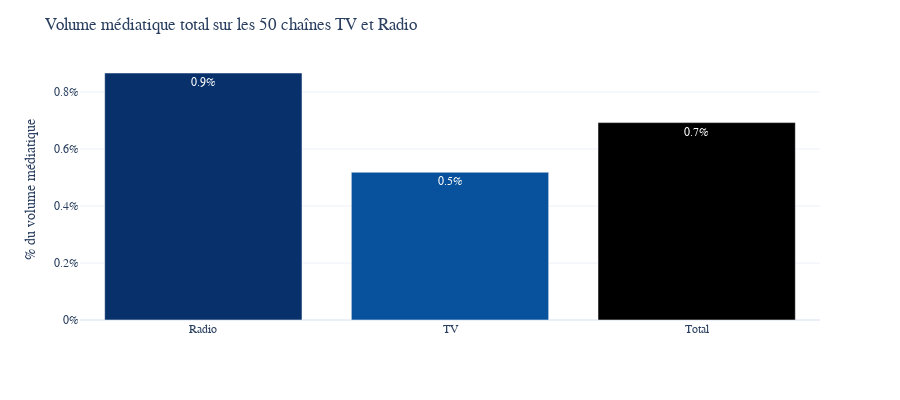

Source (notebook cell):
### Code cell
fig = px.bar(media_time.reset_index(),x = "index",y = "media_part",height = 400,text_auto = ".1%")
fig.update_layout(yaxis_tickformat='0%',
                  title = "Volume médiatique total sur les 50 chaînes TV et Radio",
                  font_family="Poppins",yaxis_title="% du volume médiatique",xaxis_title = "")
fig.update_traces(marker_color=[COLOR_RADIO,COLOR_TV])
fig

### Figure 1 — Plotly figure (JSON) as saved in the notebook; plotly's stock layout.template omitted (floating-point values rounded to 4 significant figures)
{"data": [{"alignmentgroup": "True", "hovertemplate": "index=%{x}<br>media_part=%{y}<extra></extra>", "legendgroup": "", "marker": {"color": ["#08306b", "#08519c"], "pattern": {"shape": ""}}, "name": "", "offsetgroup": "", "orientation": "v", "showlegend": false, "textposition": "auto", "texttemplate": "%{y:.1%}", "type": "bar", "x": ["Radio", "TV", "Total"], "xaxis": "x", "y": [0.008667, 0.005185, 0.006926], "yaxis": "y"}], "layout": {"barmode": "relative", "font": {"family": "Poppins"}, "height": 400, "legend": {"tracegroupgap": 0}, "margin": {"t": 60}, "title": {"text": "Volume médiatique total sur les 50 chaînes TV et Radio"}, "xaxis": {"anchor": "y", "domain": [0, 1], "title": {"text": ""}}, "yaxis": {"anchor": "x", "domain": [0, 1], "tickformat": "0%", "title": {"text": "% du volume médiatique"}}}}
